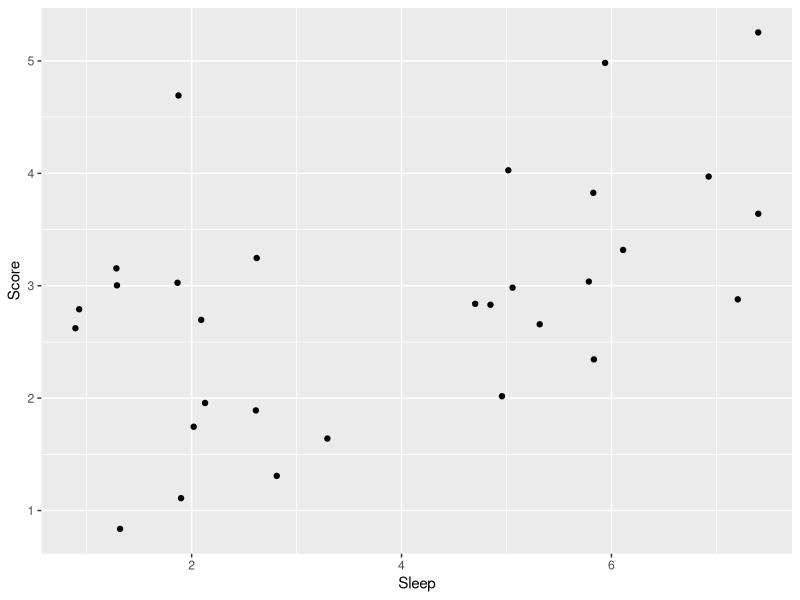

Write R code to recreate this figure.
## ---- chunk 1
knitr::opts_chunk$set(echo = TRUE)
library(ggplot2)
library(nnet)
library(ordinal)
library(knitr)
## ---- chunk 2

###サンプルデータの作成
Sleep = c(6,1,5,2,5,6,2,6,2,5,6,2,5,3,5,3,3,7,2,7,6,1,2,1,7,1,1,7,5,3)
Score = c(3,3,3,2,3,3,5,5,2,2,2,3,4,1,3,2,3,5,1,4,4,3,3,3,4,1,3,3,3,2)
sample_ordered = data.frame(Score = Score, Sleep = Sleep)
head(sample_ordered)

## ---- chunk 3

ggplot2::ggplot() + 
  ggplot2::geom_jitter(data = sample_ordered, aes(x = Sleep, y = Score))

## ---- chunk 4

#以下のいずれかの方法で因子型に変換する
sample_ordered$Score = factor(sample_ordered$Score, levels = c("1", "2", "3", "4", "5"), ordered = TRUE)
sample_ordered$Score = ordered(sample_ordered$Score, levels = c("1", "2", "3", "4", "5"))
#levelsで、水準の順序を指定する
#factor()では、オプションoredered=TRUEを加える

## ---- chunk 5

model_polr = MASS::polr(data = sample_ordered, Score ~ 1 + Sleep, Hess = TRUE)
summary(model_polr)

## ---- chunk 6

model_ordinal = ordinal::clm(data = sample_ordered, Score ~ 1 + Sleep)
summary(model_ordinal)

## ---- chunk 7
###サンプルデータの作成
set.seed(1)
Male = c(rep(0:1, 25))
Grade = rnorm(n=50, 5, 2)
Faculty = c(rep("Literature", 15), rep("Economics", 20), rep("Physical", 15))
sample_mnl = data.frame(Faculty = Faculty, Male = Male, Grade = Grade)
head(sample_mnl)

## ---- chunk 8

result_mnl = nnet::multinom(data = sample_mnl, Faculty ~ 1 + Male + Grade)
summary(result_mnl)

## ---- chunk 9

#p値の出力
z = summary(result_mnl)$coefficients/summary(result_mnl)$standard.errors
p = (1 - pnorm(abs(z), mean = 0, sd = 1)) * 2
p

